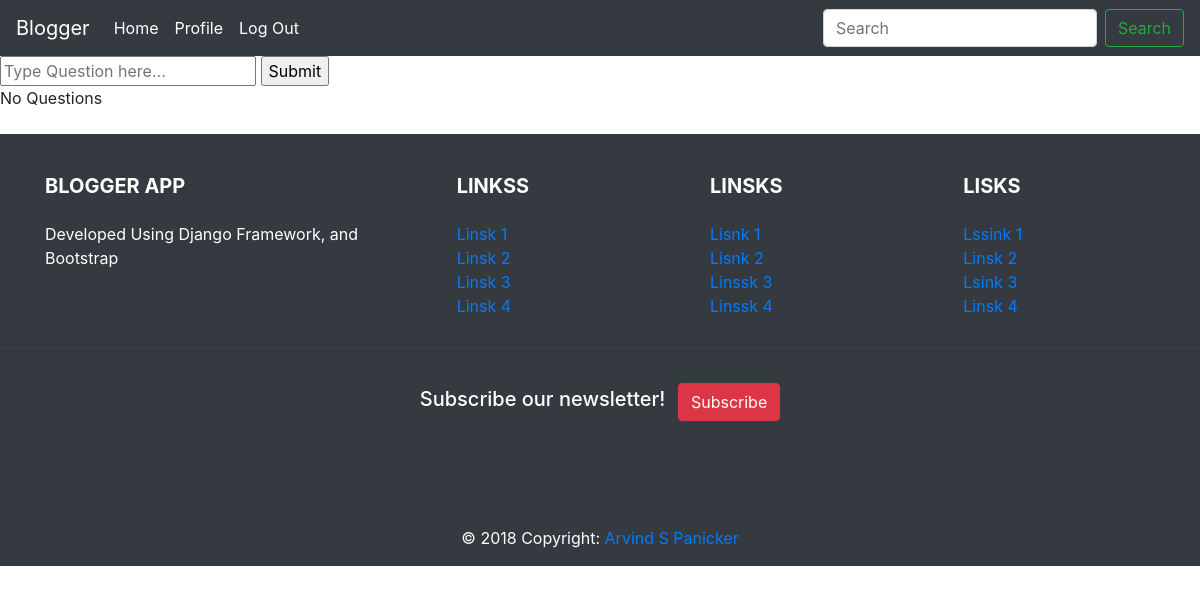
The app's page /home/askquestion/18/18 (signed in), older data.
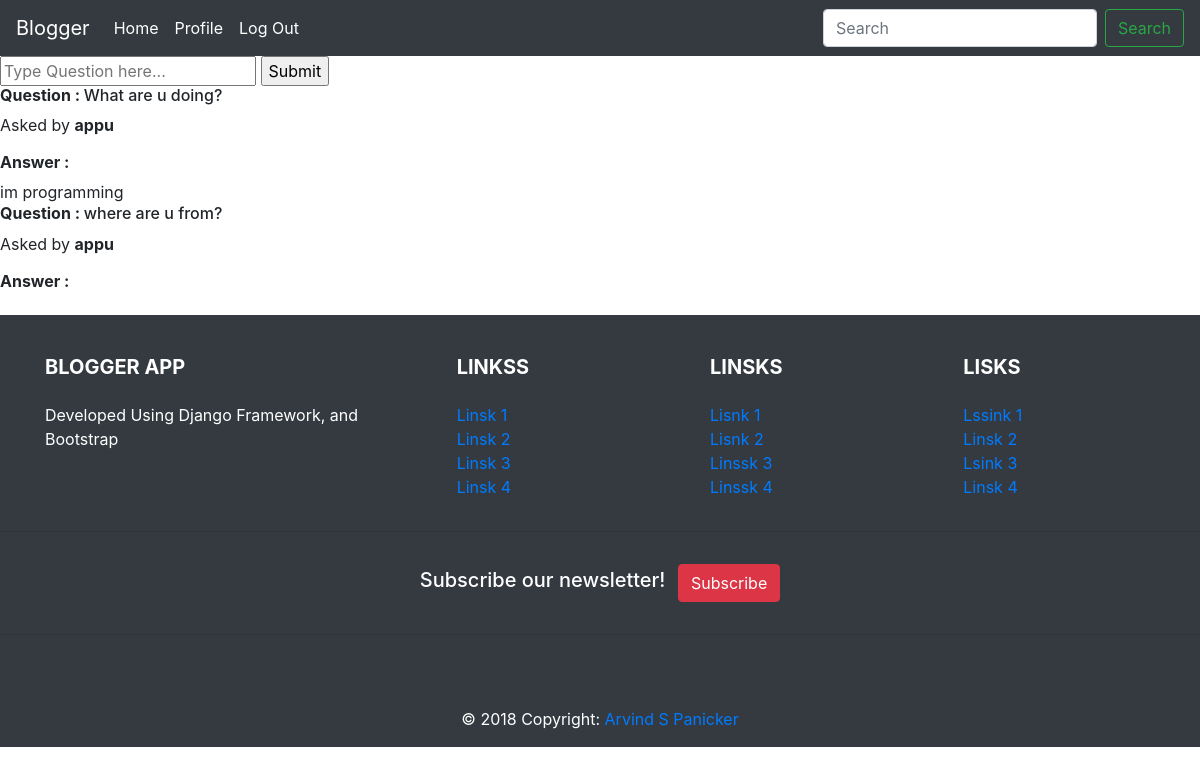
The same page, newer data.
### blog/models.py (models this page shows)
class Question(models.Model):
    question = models.TextField(max_length = 500)
    question_post_id = models.IntegerField(default = -1, null = False)
    question_author_id = models.IntegerField(default = -1, null = False)
    question_asker = models.CharField(max_length = 200)
    answer_flag = models.BooleanField(default = False)

class Answer(models.Model):
    question_id = models.IntegerField(default = -1, null = False)
    answer = models.TextField(max_length = 1000, default = 'No Answer')

### blog/views.py (the view)
# urls.py: re_path('askquestion/(?P<id>\w{0,50})/(?P<pid>\w{0,50})', views.askquestion, name = 'askquestion'),
def askquestion(request,id,pid):
    if request.user.is_authenticated:
        if request.method == 'POST':
            quest = request.POST['question']
            question_author_id = int(id)
            question_post_id = int(pid)
            question = Question(question = quest, question_asker = request.user.username, question_author_id = question_author_id, question_post_id = question_post_id)
            question.save()
            link = '/home/askquestion/' + str(int(id)) + '/' +str(int(pid))
            return redirect(link)
        else:
            post_id = int(pid)
            questions = Question.objects.filter(question_post_id = post_id)
            answers = Answer.objects.all()
            posts = Post.objects.all()
            context = {
                'questions' : questions,
                'posts' : posts,
                'answers': answers
            }
            return render(request, 'blog/askquestion.html',context)
    else:
        return HttpResponseRedirect('/login/')

### blog/templates/blog/askquestion.html (shortened to what this page needs)
{% include 'blog/header.html' %}
<div class = "w3-display-middle w3-container" style="width:80%;">
    <div class="w3-center w3-container w3-half w3-padding-large  w3-card-4" style="margin-right:5px">
        <form method="post">
            <input type = "text" name = "question" id ="question" placeholder="Type Question here..."/>
            <input type = "submit" value = "Submit"/>
        </form>
    </div>
    <div class="w3-center w3-container w3-half  w3-padding-large w3-card-4" >
        {% if questions %}
            {%  for question in questions %}
                <h6><b>Question : </b>{{question.question}}</h6><p>Asked by <b>{{question.question_asker}}</b></p>
                <h6><b>Answer : </b></h6>
                {% for answer in answers %}
                    {% if answer.question_id == question.id %}
                        {{answer.answer}}
                    {% endif %}
                {% endfor %}
            {% endfor %}
        {% else %}
            <p>No Questions</p>
        {% endif%}
    </div>
</div>
{% include 'blog/footer.html' %}

Row changes from the older to the newer data that the page shows:
added Question: question "What are u doing?", question_asker "appu"
added Answer: answer "im programming"
added Question: question "where are u from?", question_asker "appu"
Text that changed along with them:
text no longer shown: "No Questions"
